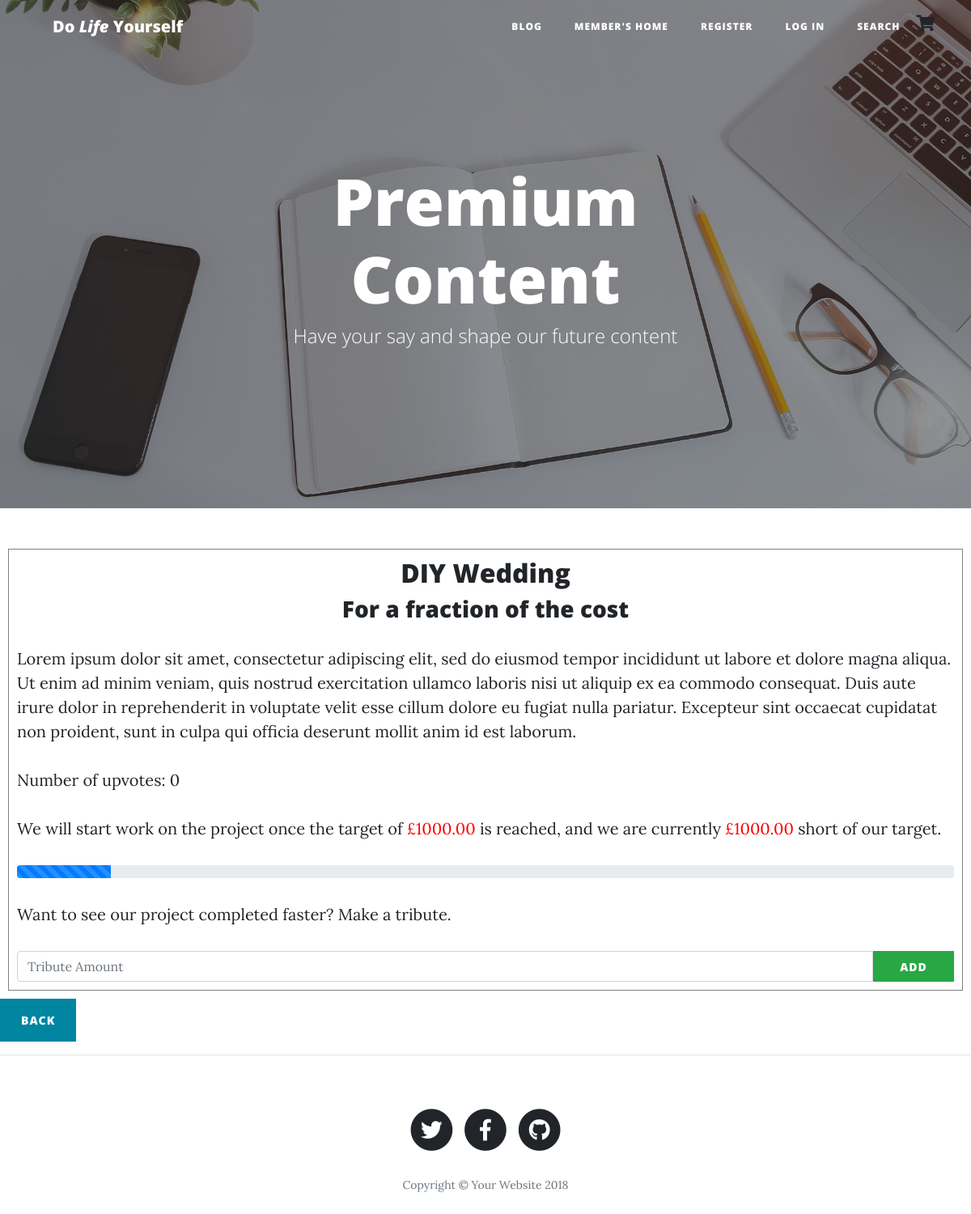
The page /products/1/ on the database as committed earlier.
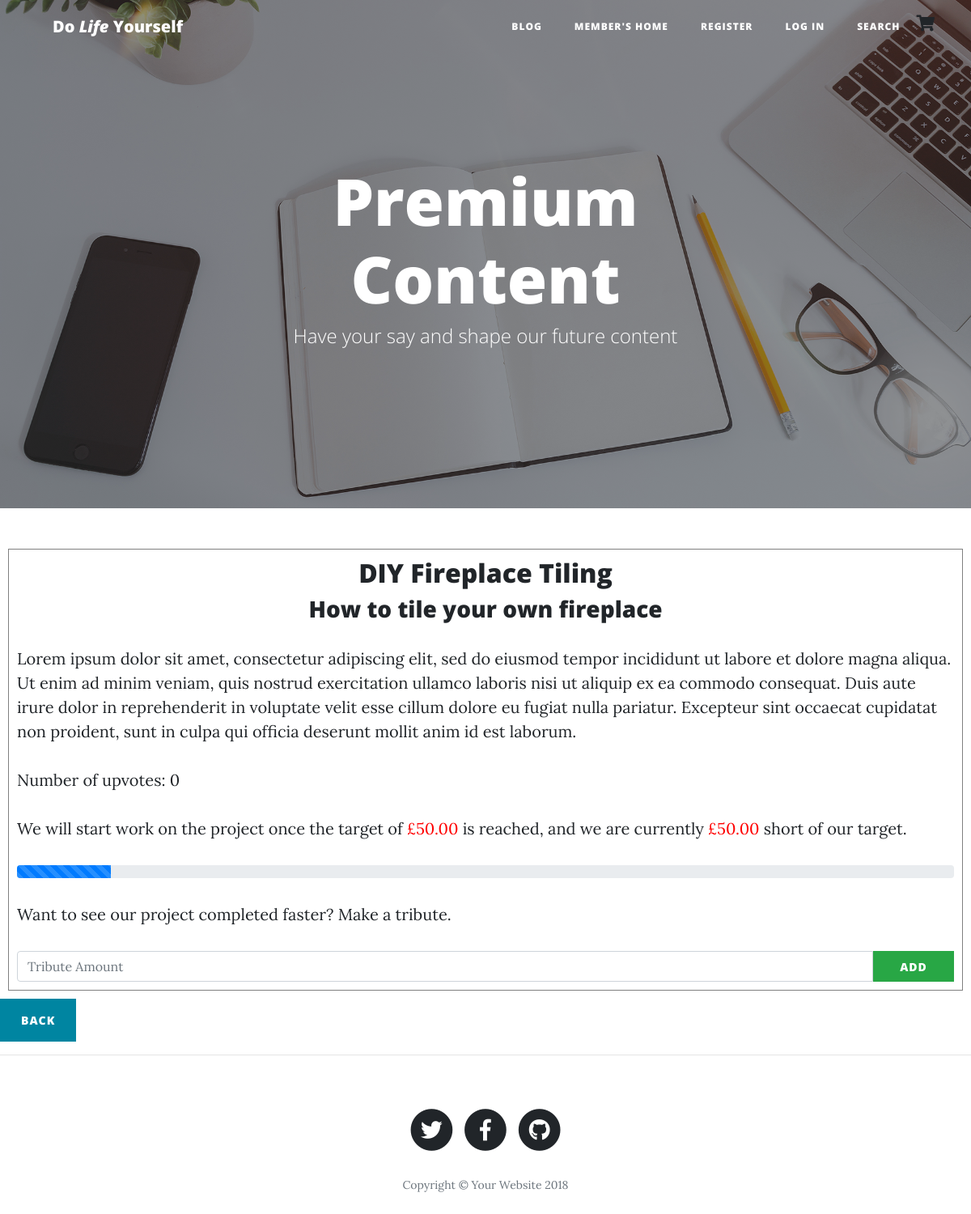
The same page on the database as committed later.
### ecommerce/models.py (models this page shows, shortened)
class Product(models.Model):
    name = models.CharField(max_length=254, default='')
    strap = models.CharField(max_length=254, default='')
    description = models.TextField(default='')
    upvotes = models.IntegerField(default='0')
    tag = models.CharField(max_length=30, blank=True, null=True, default='')
    target = models.DecimalField(max_digits=6, decimal_places=2, default='0.00')
    remaining = models.DecimalField(max_digits=6, decimal_places=2, default='0.00')
    tribute = models.DecimalField(max_digits=6, decimal_places=2, default='0.00')
    image = models.ImageField(upload_to="img", blank=True, null=True, default='')
    status_choices = (
        ('PR', 'In Progress'),
        ('PL', 'In Planning'),
        ('C', 'Completed'),
        ('W', 'Waiting to be Funded'),
    )
    status = models.CharField(max_length=2, choices=status_choices, default='W')

### ecommerce/views.py (the view)
# urls.py: url(r'^(?P<pk>\d+)/$', product_detail, name='product_detail'),
def product_detail(request, pk):
    product = get_object_or_404(Product, pk=pk)
    return render(request, "productdetail.html", {'product': product})

### cart/contexts.py (called while the page is built)
def cart_contents(request):
    cart = request.session.get('cart', {})
    cart_items = []
    total = 0
    product_count = 0
    for id, quantity in cart.items():
        product = get_object_or_404(Product, pk=id)
        total += quantity * product.tribute
        product_count += quantity
        cart_items.append({'id': id, 'quantity': quantity, 'product': product})
    return {'cart_items': cart_items, 'total': total, 'product_count': product_count }

### ecommerce/templates/productdetail.html (shortened to what this page needs)
{% extends 'base.html' %}
 {% block content %}
    <header class="masthead" style="background-image: url('img/home-bg.jpg')">
      <div class="overlay"></div>
      <div class="container">
        <div class="row">
          <div class="col-lg-8 col-md-10 mx-auto">
            <div class="site-heading">
              <h1>Premium Content</h1>
              <span class="subheading">Have your say and shape our future content</span>
            </div>
          </div>
        </div>
      </div>
    </header>
  </head>
  <body>
    <div class="panel panel-default custom-detail-panel">
        <div class="product-panel-body">
            <div class="product-introduction">
                <h2>{{ product.name }}</h2>
                <h3>{{ product.strap }}</h3>
            </div>
            <p> {{ product.description }} </p>
            <p>Number of upvotes: {{ product.upvotes }}</p>
            <p>We will start work on the project once the target of <font color="red">£{{ product.target }}</font> is reached, and we are currently <font color="red">£{{ product.remaining }}</font> short of our target.</p>
            <div class="progress">
                <div class="progress-bar progress-bar-striped progress-bar-animated" role="progressbar" aria-valuenow="75" aria-valuemin="0" aria-valuemax="100" style="width: 10%">
                </div>
            </div>
            <p>
                Want to see our project completed faster? Make a tribute.
            </p>
        </div>
            <form method="post" action="{%url 'add_to_cart' product.id %}">
                <div class="input-group">
                <input name="quantity" type="DecimalField" min="1" max="999" class="form-control" placeholder="Tribute Amount">
                <span class="input-group-btn">
                    <button class="btn btn-success btn-product" type="submit">Add</button>
                </span>
                </div>
            </form>
    </div>
    <a class="btn btn-primary" href="{% url 'products' %}">Back</a>
  </body>
 {% endblock %}

### templates/base.html (shortened to what this page needs)
{% load staticfiles %}
<!DOCTYPE html>
<html lang="en">
  <head>
    <link rel="stylesheet" href="{% static 'css/library/bootstrap.min.css' %}">
    <link href="{% static 'fontawesome-free/css/all.min.css' %}" rel="stylesheet" type="text/css">
    <link href="{% static 'css/library/clean-blog.min.css' %}" rel="stylesheet">
    <link rel="stylesheet" href="{% static 'css/custom.css' %}">
</head>
    <nav class="navbar navbar-expand-lg navbar-light fixed-top" id="mainNav">
      <div class="container">
        <a class="navbar-brand" href="index.html">Do <i>Life</i> Yourself</a>
        <div class="collapse navbar-collapse" id="navbarResponsive">
          <ul class="navbar-nav ml-auto">
            <li class="nav-item">
              <a class="nav-link" href="{% url 'get_content' %}">Blog</a>
            </li>
            {% if user.is_authenticated %}
            <li class="nav-item">
              <a class="nav-link" href="{% url 'members_home' %}">Member's Home</a>
            </li>
            <li class="nav-item">
              <a class="nav-link" href="{% url 'logout' %}">Log Out</a>
            </li>
            {% else %}
            <li class="nav-item">
              <a class="nav-link" href="{% url 'non_members_home' %}">Member's Home</a>
            </li>
            <li class="nav-item">
              <a class="nav-link" href="{% url 'register' %}">Register</a>
            </li>
            <li class="nav-item">
              <a class="nav-link" href="{% url 'login' %}">Log In</a>
            </li>
            {% endif %}
            <li class="nav-item">
              <a class="nav-link" href="{% url 'search' %}">Search</a>
            </li>
            <li>
              <a href="{% url 'view_cart' %}">
                <i class="fas fa-shopping-cart"></i>
              </a>
            </li>
          </ul>
        </div>
      </div>
    </nav>
    {% block content %}
    {% endblock %}
    <hr>
    <footer>
      <div class="container">
        <div class="row">
          <div class="col-lg-8 col-md-10 mx-auto">
            <ul class="list-inline text-center">
              <li class="list-inline-item">
                <a href="#">
                  <span class="fa-stack fa-lg">
                    <i class="fas fa-circle fa-stack-2x"></i>
                    <i class="fab fa-twitter fa-stack-1x fa-inverse"></i>
                  </span>
                </a>
              </li>
              <li class="list-inline-item">
                <a href="#">
                  <span class="fa-stack fa-lg">
                    <i class="fas fa-circle fa-stack-2x"></i>
                    <i class="fab fa-facebook-f fa-stack-1x fa-inverse"></i>
                  </span>
                </a>
              </li>
              <li class="list-inline-item">
                <a href="#">
                  <span class="fa-stack fa-lg">
                    <i class="fas fa-circle fa-stack-2x"></i>
                    <i class="fab fa-github fa-stack-1x fa-inverse"></i>
                  </span>
                </a>
              </li>
            </ul>
            <p class="copyright text-muted">Copyright &copy; Your Website 2018</p>
          </div>
        </div>
      </div>
    </footer>
   </html>

### static/css/custom.css (style rules this page uses)
.btn-product { height: 38px; width: 100px; padding: 0px; }
.product-introduction { text-align: center; }
.custom-detail-panel { border: 1px solid grey; padding: 10px; margin: 10px; }

Rows that differ between the two databases and show on the page:
changed Product: name "DIY Wedding" → "DIY Fireplace Tiling"; strap "For a fraction of the cost" → "How to tile your own fireplace"; target "1000.00" → "50.00"; remaining "1000.00" → "50.00"
